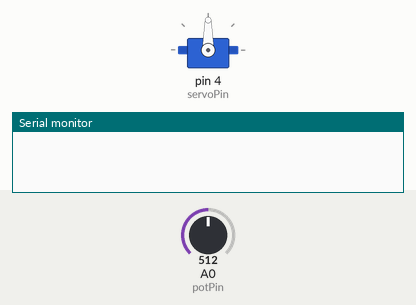
Bench run of a sketch on a simulated Arduino Uno, built with avr-gcc and run on an emulated ATmega328P. Shown: servo, the last lines printed to the serial monitor. The inputs (shaded band) are chosen by the test bench; at power-on: A0 (potPin) = 512.

Above: at 0.1 s.
At 2.1 s:
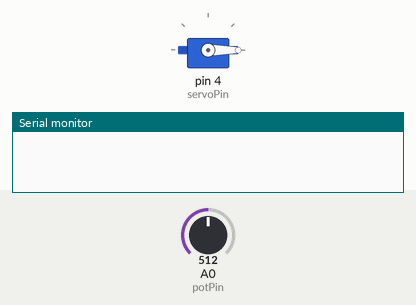
At 20.7 s:
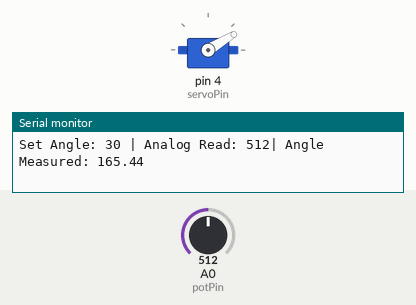
At 39.3 s:
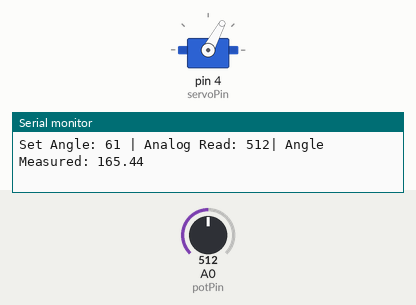
Timing chart, 0 to 40.0 s (numbered marks = the images above):
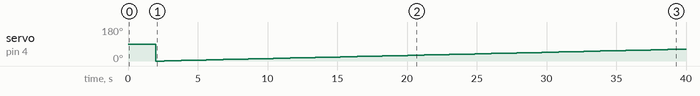

The sketch:

servo.ino
```cpp
#include <Servo.h>

Servo myServo;
int servoPin = 4;   // Servo control pin
int potPin = A0;    // Potentiometer signal pin
float feedback = 0;

void setup() {
  myServo.attach(servoPin);  // Attach servo
  Serial.begin(9600);        // Start serial monitor
  delay(2000);
}

void loop() {

  for (int angle = 0; angle <= 180; angle += 1) {
    myServo.write(angle);  // Move servo to the current angle
    delay(500);            // Wait for the servo to move

    int potValue = analogRead(potPin);  // Read the potentiometer value
    feedback = 0.3678*potValue - 22.8739;
    Serial.print("Set Angle: ");
    Serial.print(angle);
    Serial.print(" | Analog Read: ");
    Serial.print(potValue);
    Serial.print("| Angle Measured: ");
    Serial.print(feedback);
    // Serial.print(",");
    Serial.println("");

    delay(100);  // Small delay before the next step
  }
  Serial.println("");


  delay(2000);  // Pause before restarting the loop
}
```

Measured:
- by itself, servo on pin 4 (servoPin): 90° → 0° at 2.0 s, → 1° 0.60 s later, → 2° 0.60 s later, → 3° 0.60 s later, … (64 changes in this stretch)
